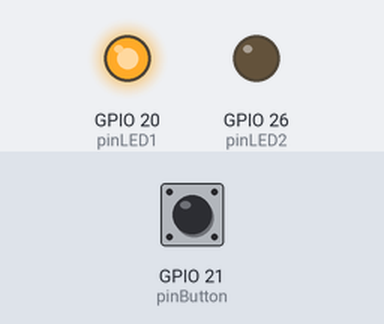
Bench run of a program on a simulated Raspberry Pi (BCM pin numbers). Parts: output pins drawn as LEDs (lit = HIGH). The inputs (shaded band) are chosen by the test bench; at power-on: GPIO 21 (pinButton) HIGH. The run ends when the program shuts the computer down; what the program prints to the terminal is not drawn. At 1.3 s the program puts the board to deep sleep or switches it off; the recording ends there.

Above: at 1.2 s.
1.3 s: GPIO 21 (pinButton) pulled LOW for 0.15 s
Timing chart, 0 to 1.3 s (numbered marks = the images above; inputs shaded):
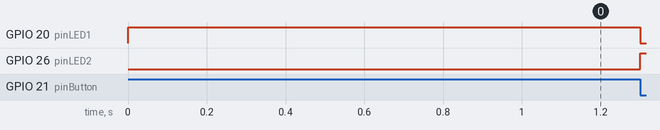

The program:

power-led-btn.py
```python
import RPi.GPIO as GPIO
import subprocess

pinLED1 = 20
pinLED2 = 26
pinButton = 21

# === using GPIO pin numbers ===
GPIO.setmode(GPIO.BCM)

# === setup LEDs ===
GPIO.setup(pinLED1, GPIO.OUT)
GPIO.setup(pinLED2, GPIO.OUT)

# === button with built-in pull-up resistor ===
GPIO.setup(pinButton, GPIO.IN, pull_up_down=GPIO.PUD_UP)

# === green ON, red OFF ===
GPIO.output(pinLED1, GPIO.HIGH)
GPIO.output(pinLED2, GPIO.LOW)

# === wait for interrupt in the button pin ===
GPIO.wait_for_edge(pinButton, GPIO.FALLING)

# === green OFF, red ON ===
GPIO.output(pinLED1, GPIO.LOW)
GPIO.output(pinLED2, GPIO.HIGH)

print("Goodbye")

# === shutdown using command ===
subprocess.call(['sudo', 'shutdown', '-h', 'now'], shell=False)
```
